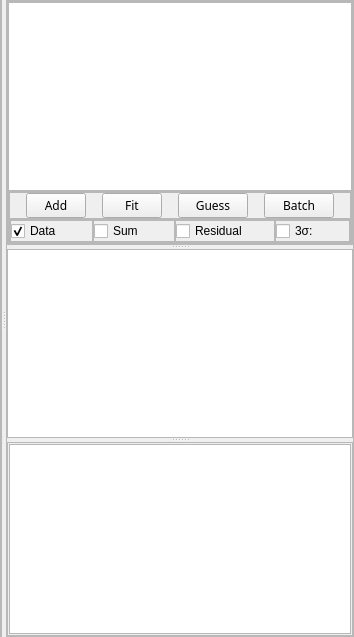
                <widget class="QWidget" name="page2">
                 <layout class="QVBoxLayout" name="verticalLayout_15">
                  <property name="spacing">
                   <number>0</number>
                  </property>
                  <property name="leftMargin">
                   <number>0</number>
                  </property>
                  <property name="topMargin">
                   <number>0</number>
                  </property>
                  <property name="rightMargin">
                   <number>0</number>
                  </property>
                  <property name="bottomMargin">
                   <number>0</number>
                  </property>
                  <item>
                   <widget class="QSplitter" name="splitter_page2">
                    <property name="sizePolicy">
                     <sizepolicy hsizetype="Expanding" vsizetype="Expanding">
                      <horstretch>0</horstretch>
                      <verstretch>0</verstretch>
                     </sizepolicy>
                    </property>
                    <property name="orientation">
                     <enum>Qt::Horizontal</enum>
                    </property>
                    <property name="opaqueResize">
                     <bool>true</bool>
                    </property>
                    <property name="childrenCollapsible">
                     <bool>true</bool>
                    </property>
                    <widget class="QFrame" name="guess_plot_frame">
                     <property name="sizePolicy">
                      <sizepolicy hsizetype="Expanding" vsizetype="Expanding">
                       <horstretch>0</horstretch>
                       <verstretch>0</verstretch>
                      </sizepolicy>
                     </property>
                     <property name="frameShape">
                      <enum>QFrame::StyledPanel</enum>
                     </property>
                     <property name="frameShadow">
                      <enum>QFrame::Raised</enum>
                     </property>
                     <layout class="QVBoxLayout" name="verticalLayout_20">
                      <property name="spacing">
                       <number>0</number>
                      </property>
                      <property name="leftMargin">
                       <number>0</number>
                      </property>
                      <property name="topMargin">
                       <number>0</number>
                      </property>
                      <property name="rightMargin">
                       <number>0</number>
                      </property>
                      <property name="bottomMargin">
                       <number>0</number>
                      </property>
                      <item>
                       <widget class="PlotWidget" name="deconv_plot_widget" native="true">
                        <property name="sizePolicy">
                         <sizepolicy hsizetype="Expanding" vsizetype="Preferred">
                          <horstretch>0</horstretch>
                          <verstretch>0</verstretch>
                         </sizepolicy>
                        </property>
                        <property name="minimumSize">
                         <size>
                          <width>0</width>
                          <height>0</height>
                         </size>
                        </property>
                       </widget>
                      </item>
                     </layout>
                    </widget>
                    <widget class="QFrame" name="guess_table_frame">
                     <property name="sizePolicy">
                      <sizepolicy hsizetype="Preferred" vsizetype="Expanding">
                       <horstretch>0</horstretch>
                       <verstretch>0</verstretch>
                      </sizepolicy>
                     </property>
                     <property name="minimumSize">
                      <size>
                       <width>0</width>
                       <height>0</height>
                      </size>
                     </property>
                     <property name="frameShape">
                      <enum>QFrame::StyledPanel</enum>
                     </property>
                     <property name="frameShadow">
                      <enum>QFrame::Raised</enum>
                     </property>
                     <layout class="QVBoxLayout" name="verticalLayout_16">
                      <property name="spacing">
                       <number>0</number>
                      </property>
                      <property name="leftMargin">
                       <number>0</number>
                      </property>
                      <property name="topMargin">
                       <number>0</number>
                      </property>
                      <property name="rightMargin">
                       <number>0</number>
                      </property>
                      <property name="bottomMargin">
                       <number>0</number>
                      </property>
                      <item>
                       <widget class="QSplitter" name="guess_table_splitter">
                        <property name="orientation">
                         <enum>Qt::Vertical</enum>
                        </property>
                        <widget class="QFrame" name="deconv_right_frame">
                         <property name="minimumSize">
                          <size>
                           <width>100</width>
                           <height>0</height>
                          </size>
                         </property>
                         <property name="frameShape">
                          <enum>QFrame::StyledPanel</enum>
                         </property>
                         <property name="frameShadow">
                          <enum>QFrame::Raised</enum>
                         </property>
                         <layout class="QVBoxLayout" name="verticalLayout_21">
                          <property name="spacing">
                           <number>0</number>
                          </property>
                          <property name="leftMargin">
                           <number>0</number>
                          </property>
                          <property name="topMargin">
                           <number>0</number>
                          </property>
                          <property name="rightMargin">
                           <number>0</number>
                          </property>
                          <property name="bottomMargin">
                           <number>0</number>
                          </property>
                          <item>
                           <widget class="QTableView" name="deconv_lines_table"/>
                          </item>
                          <item>
                           <widget class="QFrame" name="deconv_buttons_frame">
                            <property name="minimumSize">
                             <size>
                              <width>30</width>
                              <height>53</height>
                             </size>
                            </property>
                            <property name="frameShape">
                             <enum>QFrame::StyledPanel</enum>
                            </property>
                            <property name="frameShadow">
                             <enum>QFrame::Raised</enum>
                            </property>
                            <layout class="QVBoxLayout" name="verticalLayout_22">
                             <property name="spacing">
                              <number>0</number>
                             </property>
                             <property name="leftMargin">
                              <number>0</number>
                             </property>
                             <property name="topMargin">
                              <number>0</number>
                             </property>
                             <property name="rightMargin">
                              <number>0</number>
                             </property>
                             <property name="bottomMargin">
                              <number>0</number>
                             </property>
                             <item>
                              <widget class="QFrame" name="deconv_buttons_frame_top">
                               <property name="frameShape">
                                <enum>QFrame::StyledPanel</enum>
                               </property>
                               <property name="frameShadow">
                                <enum>QFrame::Raised</enum>
                               </property>
                               <layout class="QHBoxLayout" name="horizontalLayout_17">
                                <property name="spacing">
                                 <number>0</number>
                                </property>
                                <property name="leftMargin">
                                 <number>0</number>
                                </property>
                                <property name="topMargin">
                                 <number>0</number>
                                </property>
                                <property name="rightMargin">
                                 <number>0</number>
                                </property>
                                <property name="bottomMargin">
                                 <number>0</number>
                                </property>
                                <item>
                                 <widget class="QToolButton" name="add_line_button">
                                  <property name="minimumSize">
                                   <size>
                                    <width>60</width>
                                    <height>25</height>
                                   </size>
                                  </property>
                                  <property name="maximumSize">
                                   <size>
                                    <width>60</width>
                                    <height>25</height>
                                   </size>
                                  </property>
                                  <property name="font">
                                   <font>
                                    <family>Ableton Sans Light</family>
                                    <pointsize>9</pointsize>
                                    <weight>50</weight>
                                    <bold>false</bold>
                                   </font>
                                  </property>
                                  <property name="text">
                                   <string>Add</string>
                                  </property>
                                  <property name="popupMode">
                                   <enum>QToolButton::InstantPopup</enum>
                                  </property>
                                  <property name="toolButtonStyle">
                                   <enum>Qt::ToolButtonIconOnly</enum>
                                  </property>
                                  <property name="autoRaise">
                                   <bool>false</bool>
                                  </property>
                                  <property name="arrowType">
                                   <enum>Qt::NoArrow</enum>
                                  </property>
                                 </widget>
                                </item>
                                <item>
                                 <widget class="QPushButton" name="fit_pushButton">
                                  <property name="minimumSize">
                                   <size>
                                    <width>60</width>
                                    <height>0</height>
                                   </size>
                                  </property>
                                  <property name="maximumSize">
                                   <size>
                                    <width>60</width>
                                    <height>25</height>
                                   </size>
                                  </property>
                                  <property name="font">
                                   <font>
                                    <family>Ableton Sans Light</family>
                                    <pointsize>9</pointsize>
                                   </font>
                                  </property>
                                  <property name="text">
                                   <string>Fit</string>
                                  </property>
                                 </widget>
                                </item>
                                <item>
                                 <widget class="QToolButton" name="guess_button">
                                  <property name="maximumSize">
                                   <size>
                                    <width>70</width>
                                    <height>25</height>
                                   </size>
                                  </property>
                                  <property name="font">
                                   <font>
                                    <family>Ableton Sans Light</family>
                                    <pointsize>9</pointsize>
                                   </font>
                                  </property>
                                  <property name="text">
                                   <string>Guess</string>
                                  </property>
                                  <property name="popupMode">
                                   <enum>QToolButton::InstantPopup</enum>
                                  </property>
                                 </widget>
                                </item>
                                <item>
                                 <widget class="QPushButton" name="batch_button">
                                  <property name="maximumSize">
                                   <size>
                                    <width>70</width>
                                    <height>25</height>
                                   </size>
                                  </property>
                                  <property name="font">
                                   <font>
                                    <family>Ableton Sans Light</family>
                                    <pointsize>9</pointsize>
                                   </font>
                                  </property>
                                  <property name="text">
                                   <string>Batch</string>
                                  </property>
                                 </widget>
                                </item>
                               </layout>
                              </widget>
                             </item>
                             <item>
                              <widget class="QFrame" name="deconv_buttons_frame_bottom">
                               <property name="frameShape">
                                <enum>QFrame::StyledPanel</enum>
                               </property>
                               <property name="frameShadow">
                                <enum>QFrame::Raised</enum>
                               </property>
                               <layout class="QHBoxLayout" name="horizontalLayout_19">
                                <property name="spacing">
                                 <number>0</number>
                                </property>
                                <property name="leftMargin">
                                 <number>0</number>
                                </property>
                                <property name="topMargin">
                                 <number>0</number>
                                </property>
                                <property name="rightMargin">
                                 <number>0</number>
                                </property>
                                <property name="bottomMargin">
                                 <number>0</number>
                                </property>
                                <item>
                                 <widget class="QFrame" name="data_frame">
                                  <property name="maximumSize">
                                   <size>
                                    <width>90</width>
                                    <height>16777215</height>
                                   </size>
                                  </property>
                                  <property name="frameShape">
                                   <enum>QFrame::StyledPanel</enum>
                                  </property>
                                  <property name="frameShadow">
                                   <enum>QFrame::Raised</enum>
                                  </property>
                                  <layout class="QHBoxLayout" name="horizontalLayout_20">
                                   <property name="spacing">
                                    <number>0</number>
                                   </property>
                                   <property name="leftMargin">
                                    <number>0</number>
                                   </property>
                                   <property name="topMargin">
                                    <number>0</number>
                                   </property>
                                   <property name="rightMargin">
                                    <number>0</number>
                                   </property>
                                   <property name="bottomMargin">
                                    <number>0</number>
                                   </property>
                                   <item>
                                    <widget class="CheckBox" name="data_checkBox">
                                     <property name="text">
                                      <string>Data</string>
                                     </property>
                                     <property name="checked">
                                      <bool>true</bool>
                                     </property>
                                    </widget>
                                   </item>
                                   <item>
                                    <widget class="QPushButton" name="data_pushButton">
                                     <property name="maximumSize">
                                      <size>
                                       <width>30</width>
                                       <height>20</height>
                                      </size>
                                     </property>
                                     <property name="text">
                                      <string/>
                                     </property>
                                     <property name="flat">
                                      <bool>true</bool>
                                     </property>
                                    </widget>
                                   </item>
                                  </layout>
                                 </widget>
                                </item>
                                <item>
                                 <widget class="QFrame" name="sum_frame">
                                  <property name="maximumSize">
                                   <size>
                                    <width>90</width>
                                    <height>16777215</height>
                                   </size>
                                  </property>
                                  <property name="frameShape">
                                   <enum>QFrame::StyledPanel</enum>
                                  </property>
                                  <property name="frameShadow">
                                   <enum>QFrame::Raised</enum>
                                  </property>
                                  <layout class="QHBoxLayout" name="horizontalLayout_22">
                                   <property name="spacing">
                                    <number>0</number>
                                   </property>
                                   <property name="leftMargin">
                                    <number>0</number>
                                   </property>
                                   <property name="topMargin">
                                    <number>0</number>
                                   </property>
                                   <property name="rightMargin">
                                    <number>0</number>
                                   </property>
                                   <property name="bottomMargin">
                                    <number>0</number>
                                   </property>
                                   <item>
                                    <widget class="CheckBox" name="sum_checkBox">
                                     <property name="text">
                                      <string>Sum</string>
                                     </property>
                                    </widget>
                                   </item>
                                   <item>
                                    <widget class="QPushButton" name="sum_pushButton">
                                     <property name="maximumSize">
                                      <size>
                                       <width>30</width>
                                       <height>20</height>
                                      </size>
                                     </property>
                                     <property name="text">
                                      <string/>
                                     </property>
                                     <property name="flat">
                                      <bool>true</bool>
                                     </property>
                                    </widget>
                                   </item>
                                  </layout>
                                 </widget>
                                </item>
                                <item>
                                 <widget class="QFrame" name="residual_frame">
                                  <property name="maximumSize">
                                   <size>
                                    <width>120</width>
                                    <height>16777215</height>
                                   </size>
                                  </property>
                                  <property name="frameShape">
                                   <enum>QFrame::StyledPanel</enum>
                                  </property>
                                  <property name="frameShadow">
                                   <enum>QFrame::Raised</enum>
                                  </property>
                                  <layout class="QHBoxLayout" name="horizontalLayout_23">
                                   <property name="spacing">
                                    <number>0</number>
                                   </property>
                                   <property name="leftMargin">
                                    <number>0</number>
                                   </property>
                                   <property name="topMargin">
                                    <number>0</number>
                                   </property>
                                   <property name="rightMargin">
                                    <number>0</number>
                                   </property>
                                   <property name="bottomMargin">
                                    <number>0</number>
                                   </property>
                                   <item>
                                    <widget class="CheckBox" name="residual_checkBox">
                                     <property name="text">
                                      <string>Residual</string>
                                     </property>
                                    </widget>
                                   </item>
                                   <item>
                                    <widget class="QPushButton" name="residual_pushButton">
                                     <property name="maximumSize">
                                      <size>
                                       <width>30</width>
                                       <height>20</height>
                                      </size>
                                     </property>
                                     <property name="text">
                                      <string/>
                                     </property>
                                     <property name="flat">
                                      <bool>true</bool>
                                     </property>
                                    </widget>
                                   </item>
                                  </layout>
                                 </widget>
                                </item>
                                <item>
                                 <widget class="QFrame" name="sigma3_frame">
                                  <property name="maximumSize">
                                   <size>
                                    <width>90</width>
                                    <height>16777215</height>
                                   </size>
                                  </property>
                                  <property name="frameShape">
                                   <enum>QFrame::StyledPanel</enum>
                                  </property>
                                  <property name="frameShadow">
                                   <enum>QFrame::Raised</enum>
                                  </property>
                                  <layout class="QHBoxLayout" name="horizontalLayout_24">
                                   <property name="spacing">
                                    <number>0</number>
                                   </property>
                                   <property name="leftMargin">
                                    <number>0</number>
                                   </property>
                                   <property name="topMargin">
                                    <number>0</number>
                                   </property>
                                   <property name="rightMargin">
                                    <number>0</number>
                                   </property>
                                   <property name="bottomMargin">
                                    <number>0</number>
                                   </property>
                                   <item>
                                    <widget class="CheckBox" name="sigma3_checkBox">
                                     <property name="text">
                                      <string>3σ:</string>
                                     </property>
                                    </widget>
                                   </item>
                                   <item>
                                    <widget class="QPushButton" name="sigma3_pushButton">
                                     <property name="maximumSize">
                                      <size>
                                       <width>30</width>
                                       <height>20</height>
                                      </size>
                                     </property>
                                     <property name="text">
                                      <string/>
                                     </property>
                                     <property name="flat">
                                      <bool>true</bool>
                                     </property>
                                    </widget>
                                   </item>
                                  </layout>
                                 </widget>
                                </item>
                               </layout>
                              </widget>
                             </item>
                            </layout>
                           </widget>
                          </item>
                         </layout>
                        </widget>
                        <widget class="QTableView" name="fit_params_table"/>
                        <widget class="QFrame" name="deconv_report_frame">
                         <property name="frameShape">
                          <enum>QFrame::StyledPanel</enum>
                         </property>
                         <property name="frameShadow">
                          <enum>QFrame::Raised</enum>
                         </property>
                         <layout class="QVBoxLayout" name="verticalLayout_24">
                          <property name="spacing">
                           <number>2</number>
                          </property>
                          <property name="leftMargin">
                           <number>1</number>
                          </property>
                          <property name="topMargin">
                           <number>1</number>
                          </property>
                          <property name="rightMargin">
                           <number>1</number>
                          </property>
                          <property name="bottomMargin">
                           <number>1</number>
                          </property>
                          <item>
                           <widget class="QTextEdit" name="report_text_edit">
                            <property name="readOnly">
                             <bool>true</bool>
                            </property>
                           </widget>
                          </item>
                         </layout>
                        </widget>
                       </widget>
                      </item>
                     </layout>
                    </widget>
                   </widget>
                  </item>
                 </layout>
                </widget>
